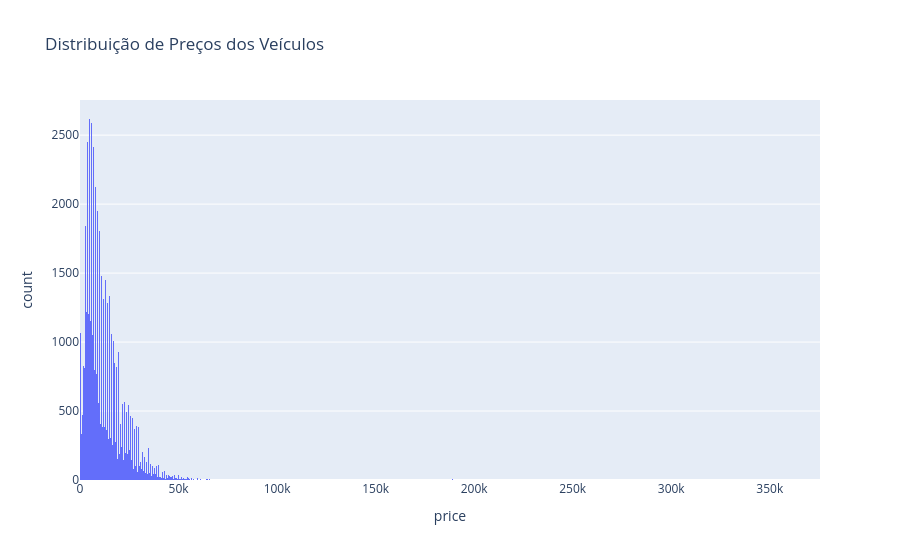

Here is the notebook cell this chart was saved with:
### Code cell
fig = px.histogram(
    car_data,
    x="price",
    title="Distribuição de Preços dos Veículos"

)
fig.show()

### Figure 1 — Plotly figure (JSON) as saved in the notebook; plotly's stock layout.template omitted (floating-point values rounded to 4 significant figures; data arrays with more than 128 entries replaced by an {"elided": "..."} marker saying what was removed)
{"data": [{"bingroup": "x", "hovertemplate": "price=%{x}<br>count=%{y}<extra></extra>", "legendgroup": "", "marker": {"color": "#636efa", "pattern": {"shape": ""}}, "name": "", "orientation": "v", "showlegend": false, "type": "histogram", "x": {"elided": "51525 int values"}, "xaxis": "x", "yaxis": "y"}], "layout": {"barmode": "relative", "legend": {"tracegroupgap": 0}, "title": {"text": "Distribuição de Preços dos Veículos"}, "xaxis": {"anchor": "y", "domain": [0, 1], "title": {"text": "price"}}, "yaxis": {"anchor": "x", "domain": [0, 1], "title": {"text": "count"}}}}
